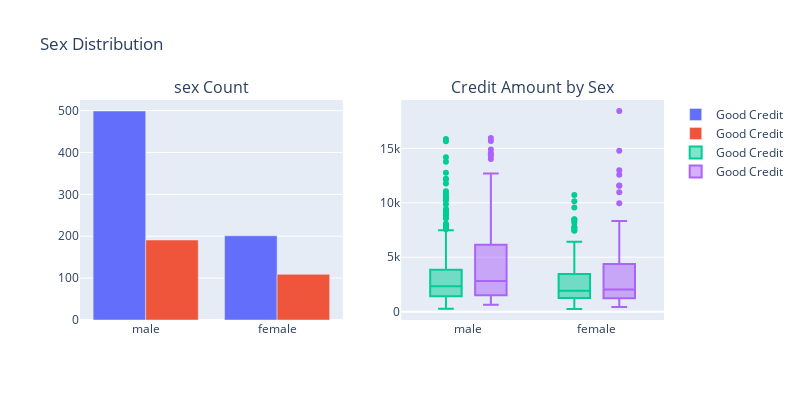

Here is the notebook cell this chart was saved with:
### Code cell
#First plot
trace0 = go.Bar(
    x = df_credit[df_credit["Risk"] == 'good']['Sex'].value_counts().index.values,
    y = df_credit[df_credit["Risk"] == 'good']['Sex'].value_counts().values,
    name = "Good Credit"
)
#First plot2
trace1 = go.Bar(
    x = df_credit[df_credit["Risk"] == "bad"]["Sex"].value_counts().index.values,
    y = df_credit[df_credit["Risk"] == "bad"]["Sex"].value_counts().values,
    name = "Good Credit"
)

#Second Plot
trace2 = go.Box(
    x = df_credit[df_credit["Risk"] == "good"]["Sex"],
    y = df_credit[df_credit["Risk"] == "good"]["Credit amount"],
    name = trace0.name
)

#second plot2
trace3 = go.Box(
    x = df_credit[df_credit["Risk"] == "bad"]["Sex"],
    y = df_credit[df_credit["Risk"] == "bad"]["Credit amount"],
    name = trace1.name
)

data = [trace0, trace1, trace2, trace3]

fig = tls.make_subplots(rows = 1, cols = 2,
                       subplot_titles = ("sex Count", "Credit Amount by Sex"))

fig.append_trace(trace0, 1, 1)
fig.append_trace(trace1, 1, 1)
fig.append_trace(trace2, 1, 2)
fig.append_trace(trace3, 1, 2)

fig["layout"].update(height = 400, width = 800, title = "Sex Distribution", boxmode = 'group')
py.iplot(fig, filename = "sex-subplot")

### Figure 1 — Plotly figure (JSON) as saved in the notebook; plotly's stock layout.template omitted (floating-point values rounded to 4 significant figures; data arrays with more than 128 entries replaced by an {"elided": "..."} marker saying what was removed)
{"data": [{"name": "Good Credit", "type": "bar", "x": ["male", "female"], "xaxis": "x", "y": [499, 201], "yaxis": "y"}, {"name": "Good Credit", "type": "bar", "x": ["male", "female"], "xaxis": "x", "y": [191, 109], "yaxis": "y"}, {"name": "Good Credit", "type": "box", "x": {"elided": "700 str values"}, "xaxis": "x2", "y": {"elided": "700 int values"}, "yaxis": "y2"}, {"name": "Good Credit", "type": "box", "x": {"elided": "300 str values"}, "xaxis": "x2", "y": {"elided": "300 int values"}, "yaxis": "y2"}], "layout": {"annotations": [{"font": {"size": 16}, "showarrow": false, "text": "sex Count", "x": 0.225, "xanchor": "center", "xref": "paper", "y": 1, "yanchor": "bottom", "yref": "paper"}, {"font": {"size": 16}, "showarrow": false, "text": "Credit Amount by Sex", "x": 0.775, "xanchor": "center", "xref": "paper", "y": 1, "yanchor": "bottom", "yref": "paper"}], "boxmode": "group", "height": 400, "title": {"text": "Sex Distribution"}, "width": 800, "xaxis": {"anchor": "y", "domain": [0, 0.45]}, "xaxis2": {"anchor": "y2", "domain": [0.55, 1]}, "yaxis": {"anchor": "x", "domain": [0, 1]}, "yaxis2": {"anchor": "x2", "domain": [0, 1]}}}
